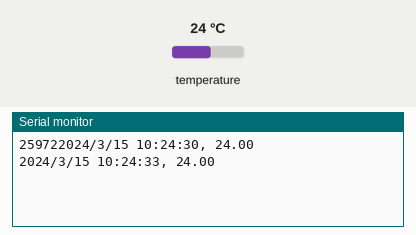
Recording of a sketch running on a simulated Arduino Uno, built with avr-gcc and run on an emulated ATmega328P. Parts: the last lines printed to the serial monitor. Inputs (shaded band) come from the test bench; at power-on: temperature 24 °C. The local clock reads 2024-03-15 10:24:30 at power-on unless the sketch sets it.

Above: at 3.8 s.
3.9 s: temperature set to 12 °C
At 6.8 s:
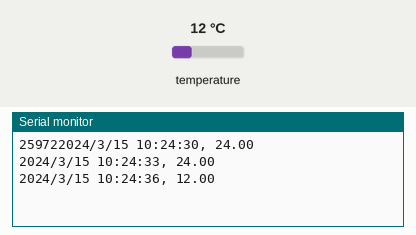
7.8 s: temperature set to 19 °C
At 10.4 s:
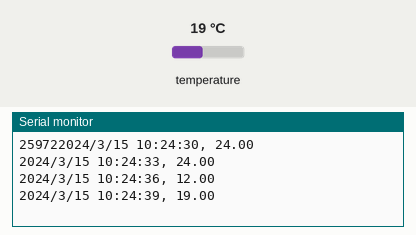
Timing chart, 0 to 11.9 s (numbered marks = the images above; inputs shaded):
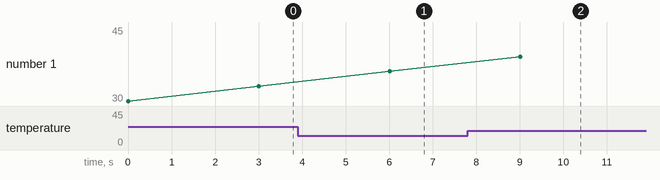

The sketch:

esp8266_ds3231.ino
```cpp
// Set date and time using a DS1307 RTC connected via I2C
/*
  esp8266
    D1 > SCL
    D2 > SDA
*/


#include <Wire.h>
#include <SPI.h>  // not used here, but needed to prevent a RTClib compile error
#include "RTClib.h"

RTC_DS3231 RTC;     // Setup an instance of DS1307 naming it RTC

void setup () {
  Serial.begin(115200); // Set serial port speed
  Wire.begin(); // Start the I2C
  RTC.begin();  // Init RTC
  //RTC.adjust(DateTime(__DATE__, __TIME__));  // Time and date is expanded to date and time on your computer at compiletime
  Serial.print('Time and date set');
}

void loop () {
  DateTime now = RTC.now();
  float temp = RTC.getTemperature();

  Serial.print(now.year(), DEC);
  Serial.print('/');
  Serial.print(now.month(), DEC);
  Serial.print('/');
  Serial.print(now.day(), DEC);
  Serial.print(' ');
  Serial.print(now.hour(), DEC);
  Serial.print(':');
  Serial.print(now.minute(), DEC);
  Serial.print(':');
  Serial.print(now.second(), DEC);
  Serial.print(", ");
  Serial.print(temp);
  Serial.println();

  delay(3000);
}
```

Measured:
- after the input at 3.9 s, the serial monitor: prints a new line after 2.1 s (image 1)
- after the input at 7.8 s, the serial monitor: prints a new line after 1.2 s (image 2)
